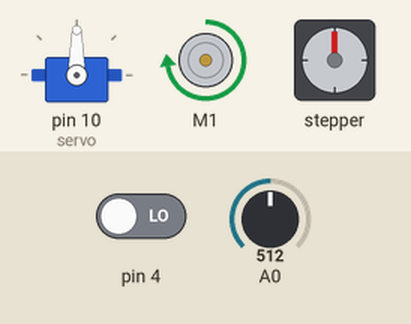
Simulated run of this sketch. Board: Arduino Uno, built with avr-gcc and run on an emulated ATmega328P. Parts: servo, DC motor (green arrow = forward, orange = backward, longer = faster), stepper motor. The inputs (shaded band) are chosen by the test bench; at power-on: pin 4 LOW, A0 = 512. Stepper angles assume 48 steps per turn; what the sketch prints to the serial monitor is not drawn.

Above: at 1.8 s.
1.9 s: pin 4 driven HIGH
At 2.15 s:
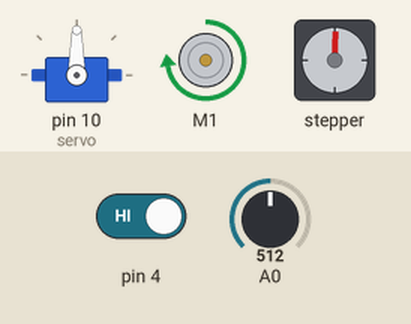
At 2.75 s:
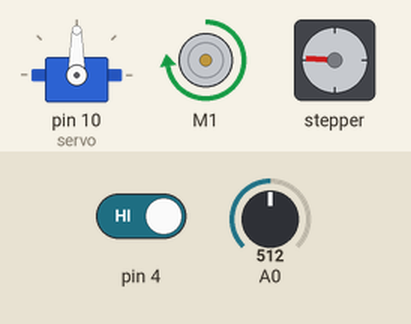
Timing chart, 0 to 66.3 s (numbered marks = the images above; inputs shaded):
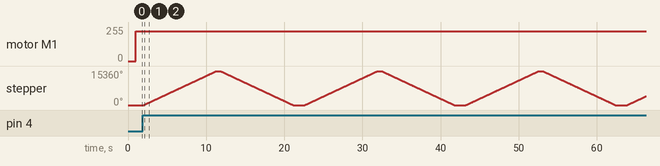

The sketch:

sketch_mar17a.ino
```cpp
#include<Servo.h>
#include<AFMotor.h>
Servo servo;
AF_DCMotor motor(1);
AF_Stepper motor1(48,2);
int botton=0;
int speed1=0;
void setup() {
  Serial.begin(9600);
  servo.attach(10);
  pinMode(A0,INPUT);
  pinMode(4,INPUT);
  motor.setSpeed(225);
  motor1.setSpeed(300);// put your setup code here, to run once:
}
void loop() {
   speed1=analogRead(A0);
   Serial.println(speed1);
   delay(1000);
   if(speed1==511){
    motor.run(RELEASE);
   }
   else if(speed1>511){
    motor.run(FORWARD);
   }
   else if(speed1<511){
    motor.run(BACKWARD);
   }
   botton=digitalRead(4);
   if(botton==HIGH){
     motor1.step(4096,FORWARD,INTERLEAVE);
     delay(500);
     motor1.step(4096,BACKWARD,INTERLEAVE);
     delay(500);
     }
   else{
     motor1.step(0,RELEASE);
   }
}
```

Measured:
- after the input at 1.9 s, stepper: turns 15360° clockwise in 9.3 s, then 15360° counter-clockwise in 9.3 s, repeating every 20.6 s
